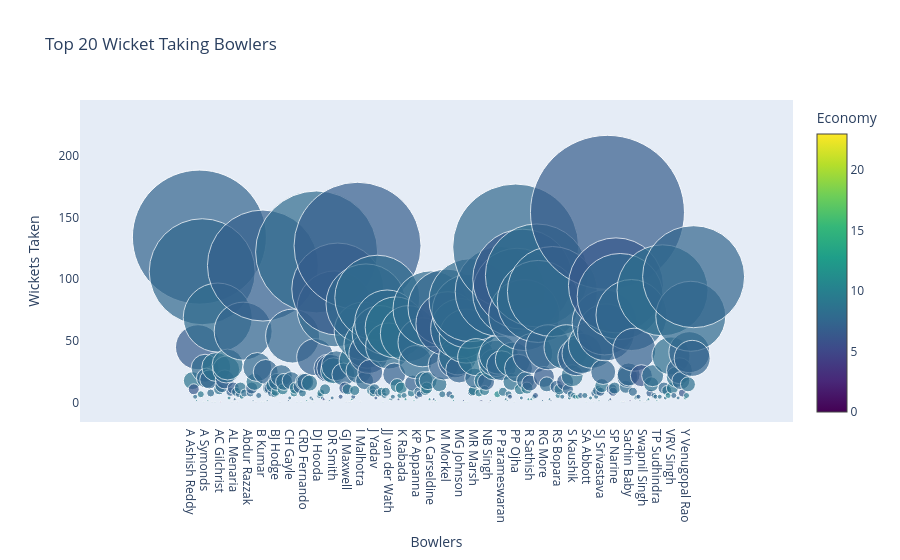

Notebook code cell kept with this figure:
### Code cell
trace = go.Scatter(
    y = bowlers['wickets'],
    x = bowlers['bowler'],
    mode='markers',
    marker=dict(
        size= bowlers['wickets'].values,
        color = bowlers['economy'].values,
        colorscale='Viridis',
        showscale=True,
        colorbar = dict(title = 'Economy'),
    ),
    text = bowlers['overs'].values
)
data = [(trace)]

layout= go.Layout(
    autosize= True,
    title= 'Top 20 Wicket Taking Bowlers',
    hovermode= 'closest',
    xaxis=dict(
        showgrid=False,
        zeroline=False,
        showline=False,
        title='Bowlers'
    ),
    yaxis=dict(
        title= 'Wickets Taken',
        ticklen= 5,
        gridwidth= 2,
        showgrid=False,
        zeroline=False,
        showline=False
    ),
    showlegend= False
)
fig = go.Figure(data=data, layout=layout)
py.iplot(fig,filename='scatterChol')

### Figure 1 — Plotly figure (JSON) as saved in the notebook; plotly's stock layout.template omitted (floating-point values rounded to 4 significant figures; data arrays with more than 128 entries replaced by an {"elided": "..."} marker saying what was removed)
{"data": [{"marker": {"color": {"elided": "356 float values"}, "colorbar": {"title": {"text": "Economy"}}, "colorscale": [[0, "#440154"], [0.1111, "#482878"], [0.2222, "#3e4989"], [0.3333, "#31688e"], [0.4444, "#26828e"], [0.5556, "#1f9e89"], [0.6667, "#35b779"], [0.7778, "#6ece58"], [0.8889, "#b5de2b"], [1, "#fde725"]], "showscale": true, "size": {"elided": "356 int values"}}, "mode": "markers", "text": {"elided": "356 float values"}, "x": {"elided": "356 str values"}, "y": {"elided": "356 int values"}, "type": "scatter"}], "layout": {"autosize": true, "hovermode": "closest", "showlegend": false, "title": {"text": "Top 20 Wicket Taking Bowlers"}, "xaxis": {"showgrid": false, "showline": false, "title": {"text": "Bowlers"}, "zeroline": false}, "yaxis": {"gridwidth": 2, "showgrid": false, "showline": false, "ticklen": 5, "title": {"text": "Wickets Taken"}, "zeroline": false}}}
